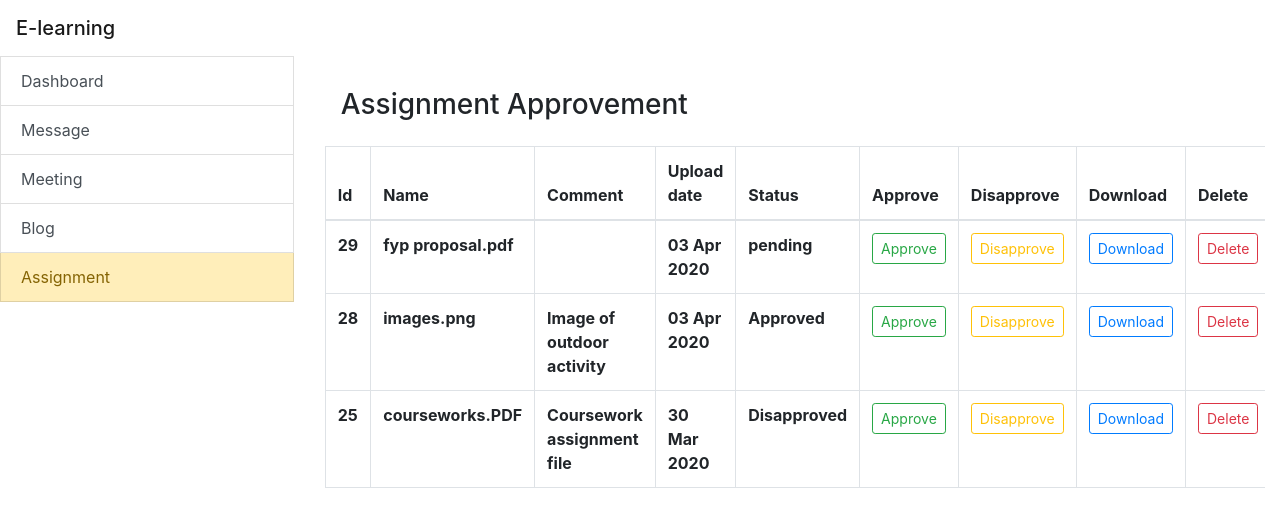
Screenshot of /lecture_uploads.php with the database file from the repository.
### tables this page shows
CREATE TABLE `uploads` (
  `upload_id` int(11) NOT NULL,
  `upload` text NOT NULL,
  `comment` varchar(225) NOT NULL DEFAULT 'No comment',
  `date` date NOT NULL,
  `status` varchar(30) NOT NULL DEFAULT 'pending'
);

### include/function.php (called while the page is built, shortened)
<?php
include_once 'database.php';
function query($sql) {
  global $connection;
  return mysqli_query($connection, $sql);
}
 ?>

### lecture_uploads.php (the view, shortened to what this page needs)
<?php
include 'include/header.php';
?>
<div class="container-fluid row">
	<div class="list-group col-3">
		<?php include 'include/sidebar.php'; ?>
	</div>
			<div class="col-9 row p-3">
				<div class="col-lg-9">
					<h3 class="p-3">Assignment Approvement</h3>
    <table class="table col-10 mx-auto table-bordered table-hover">
      <thead>
        <tr class="warning p-3">
          <th scope="col">Id</th>
          <th scope="col">Name</th>
          <th scope="col">Comment</th>
          <th scope="col">Upload date</th>
          <th scope="col">Status</th>
          <th scope="col">Approve</th>
          <th scope="col">Disapprove</th>
          <th scope="col">Download</th>
          <th scope="col">Delete</th>
        </tr>
      </thead>
      <tbody>
<?php
$query = query("SELECT * FROM uploads ORDER BY upload_id DESC");
  while($row = mysqli_fetch_assoc($query)){
    $upload_id = $row['upload_id'];
    $upload = $row['upload'];
    $comment = $row['comment'];
    $date = $row['date'];
    $date = strtotime($date);
    $date = date('d M Y', $date);
    $status = $row['status'];
    echo "<tr>";
    echo "<th>$upload_id</th>";
    echo "<th>$upload</th>";
    echo "<th>$comment</th>";
    echo "<th>$date</th>";
    echo "<th>$status</th>";
    echo "<td><a href='lecture_uploads.php?approve={$upload_id}' class='btn btn-outline-success btn-sm' onclick='check_approve()'>Approve</a></td>";
    echo "<td><a href='lecture_uploads.php?disapprove={$upload_id}' class='btn btn-outline-warning btn-sm' onclick='check_disapprove()'>Disapprove</a></td>";
    echo "<td><a href='lecture_uploads.php?download={$upload_id}' class='btn btn-outline-primary btn-sm'>Download</a></td>";
    echo "<td><a href='lecture_uploads.php?delete={$upload_id}' class='btn btn-outline-danger btn-sm' onclick='check_delete()'>Delete</a></td>";
    echo "</tr>";
}
?>
      </tbody>
    </table>
				</div>
			</div>
		</div>
	<?php
	include './include/footer.php';
	?>

### rows the page displays
uploads: upload_id "29", upload "fyp proposal.pdf", date "03 Apr 2020", status "pending"
uploads: upload_id "28", upload "images.png", comment "Image of outdoor activity", date "03 Apr 2020", status "Approved"
uploads: upload_id "25", upload "courseworks.PDF", comment "Coursework assignment file", date "30 Mar 2020", status "Disapproved"

### other values shown
$value "Dashboard"
$value "Message"
$value "Meeting"
$value "Blog"
$value "Assignment"
